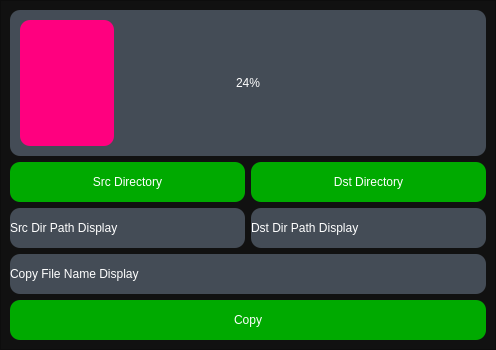
<?xml version="1.0" encoding="UTF-8"?>
<ui version="4.0">
 <class>Dialog</class>
 <widget class="QDialog" name="Dialog">
  <property name="geometry">
   <rect>
    <x>0</x>
    <y>0</y>
    <width>496</width>
    <height>350</height>
   </rect>
  </property>
  <property name="windowTitle">
   <string>File Transfer</string>
  </property>
  <property name="windowIcon">
   <iconset>
    <normaloff>../python_excel_project/code/love_icon.ico</normaloff>../python_excel_project/code/love_icon.ico</iconset>
  </property>
  <layout class="QVBoxLayout" name="verticalLayout">
   <property name="leftMargin">
    <number>0</number>
   </property>
   <property name="topMargin">
    <number>0</number>
   </property>
   <property name="rightMargin">
    <number>0</number>
   </property>
   <property name="bottomMargin">
    <number>0</number>
   </property>
   <item>
    <widget class="QFrame" name="frame">
     <property name="styleSheet">
      <string notr="true">background-color: rgb(17, 17, 17);</string>
     </property>
     <property name="frameShape">
      <enum>QFrame::StyledPanel</enum>
     </property>
     <property name="frameShadow">
      <enum>QFrame::Raised</enum>
     </property>
     <layout class="QVBoxLayout" name="verticalLayout_2">
      <item>
       <layout class="QGridLayout" name="gridLayout">
        <property name="horizontalSpacing">
         <number>6</number>
        </property>
        <item row="2" column="0">
         <widget class="QLabel" name="txtDisplaySrcPath">
          <property name="styleSheet">
           <string notr="true">QLabel{
	background-color:rgb(68,76,86);
	font: 9pt &quot;Small Fonts&quot;;
	border-style:none;
	border-radius: 10px;
	color:#FFF;
	qproperty-alignment: AlignCenter;
}</string>
          </property>
          <property name="text">
           <string>Src Dir Path Display</string>
          </property>
         </widget>
        </item>
        <item row="4" column="0" colspan="2">
         <widget class="QPushButton" name="btnCopy">
          <property name="minimumSize">
           <size>
            <width>0</width>
            <height>40</height>
           </size>
          </property>
          <property name="mouseTracking">
           <bool>false</bool>
          </property>
          <property name="styleSheet">
           <string notr="true">QPushButton{
	background-color: rgb(0, 170, 0);
	font: 9pt &quot;Small Fonts&quot;;
border:none;
border-radius:10px;
color:#FFF
}</string>
          </property>
          <property name="text">
           <string>Copy</string>
          </property>
         </widget>
        </item>
        <item row="2" column="1">
         <widget class="QLabel" name="txtDisplayDstPath">
          <property name="minimumSize">
           <size>
            <width>0</width>
            <height>40</height>
           </size>
          </property>
          <property name="styleSheet">
           <string notr="true">QLabel{
	background-color:rgb(68,76,86);
	font: 9pt &quot;Small Fonts&quot;;
	border-style:none;
	border-radius: 10px;
	color:#FFF;
	qproperty-alignment: AlignCenter;
}</string>
          </property>
          <property name="text">
           <string>Dst Dir Path Display</string>
          </property>
         </widget>
        </item>
        <item row="3" column="0" colspan="2">
         <widget class="QLabel" name="txtDisplayFile">
          <property name="minimumSize">
           <size>
            <width>0</width>
            <height>40</height>
           </size>
          </property>
          <property name="styleSheet">
           <string notr="true">QLabel{
	background-color:rgb(68,76,86);
	font: 9pt &quot;Small Fonts&quot;;
	border-style:none;
	border-radius: 10px;
	color:#FFF;
	qproperty-alignment: AlignCenter;
}</string>
          </property>
          <property name="text">
           <string>Copy File Name Display</string>
          </property>
         </widget>
        </item>
        <item row="1" column="0">
         <widget class="QPushButton" name="btnSrcDir">
          <property name="minimumSize">
           <size>
            <width>0</width>
            <height>40</height>
           </size>
          </property>
          <property name="styleSheet">
           <string notr="true">QPushButton{
	background-color: rgb(0, 170, 0);
	font: 9pt &quot;Small Fonts&quot;;
border:none;
border-radius:10px;
color:#FFF
}</string>
          </property>
          <property name="text">
           <string>Src Directory</string>
          </property>
         </widget>
        </item>
        <item row="1" column="1">
         <widget class="QPushButton" name="btnDstDir">
          <property name="minimumSize">
           <size>
            <width>0</width>
            <height>40</height>
           </size>
          </property>
          <property name="styleSheet">
           <string notr="true">QPushButton{
	background-color: rgb(0, 170, 0);
	font: 9pt &quot;Small Fonts&quot;;
border:none;
border-radius:10px;
color:#FFF
}</string>
          </property>
          <property name="text">
           <string>Dst Directory</string>
          </property>
         </widget>
        </item>
        <item row="0" column="0" colspan="2">
         <widget class="QProgressBar" name="progressBar">
          <property name="sizePolicy">
           <sizepolicy hsizetype="Expanding" vsizetype="Expanding">
            <horstretch>0</horstretch>
            <verstretch>0</verstretch>
           </sizepolicy>
          </property>
          <property name="styleSheet">
           <string notr="true">QProgressBar{
	background-color:rgb(68,76,86);
	color:#FFF;
	border-style:none;
	border-radius: 10px;
	text-align:center
}
QProgressBar::chunk{
	background-color:rgb(255,0,127);
	margin:10px;
	border-radius:10px
}</string>
          </property>
          <property name="value">
           <number>24</number>
          </property>
         </widget>
        </item>
       </layout>
      </item>
     </layout>
    </widget>
   </item>
  </layout>
 </widget>
 <resources/>
 <connections/>
</ui>
